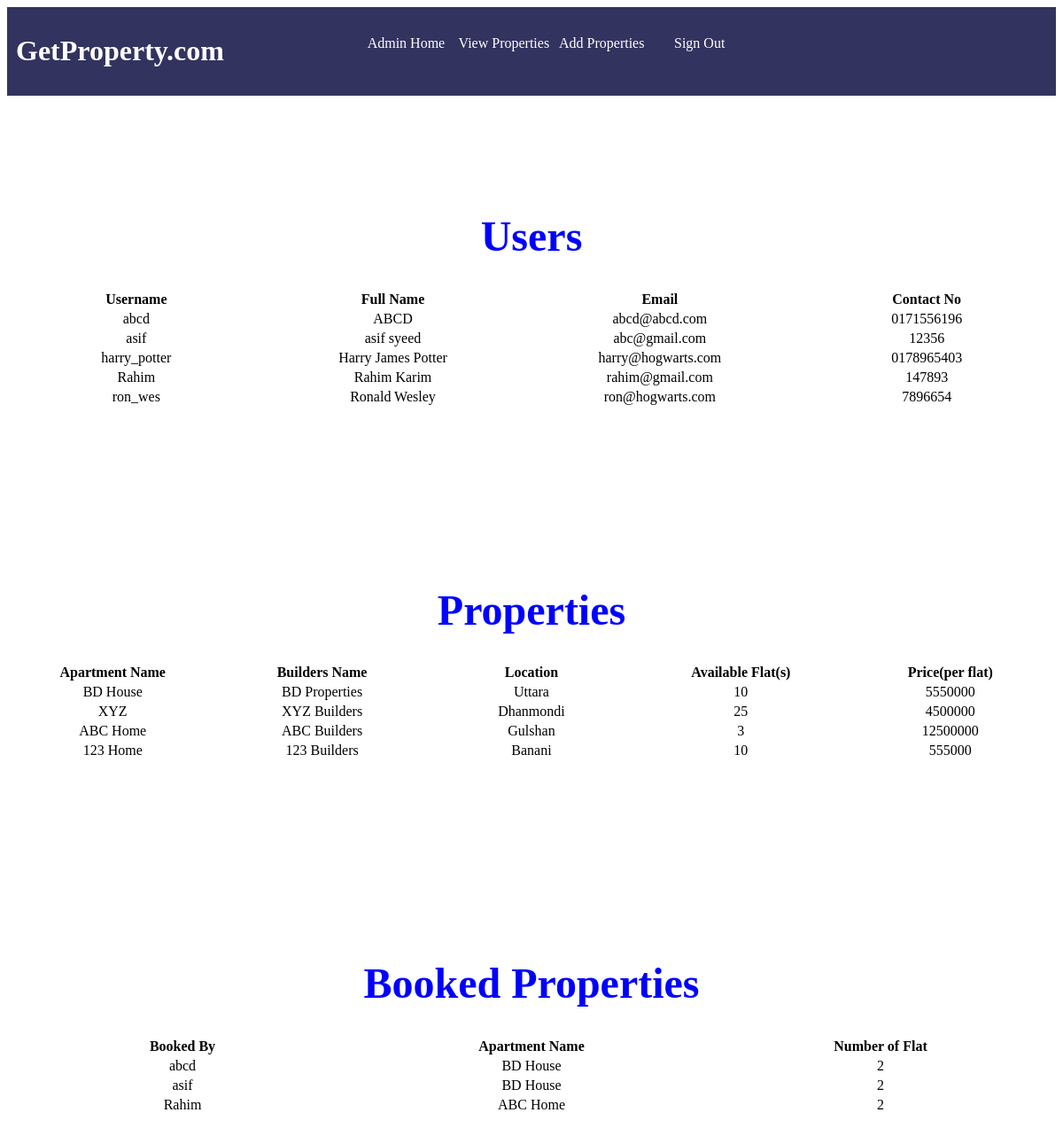
The page /Controller/index_admin.php on the database its author committed.
### tables this page shows
CREATE TABLE `user_details` (
  `username` varchar(100) NOT NULL,
  `full_name` varchar(100) NOT NULL,
  `email` varchar(100) NOT NULL,
  `contact` varchar(100) NOT NULL,
  `password` varchar(100) NOT NULL
);

CREATE TABLE `properties` (
  `apartment_name` varchar(100) NOT NULL,
  `builder` varchar(100) NOT NULL,
  `location` varchar(100) NOT NULL,
  `flat` int(200) NOT NULL,
  `price` int(100) NOT NULL
);

CREATE TABLE `booking_confrim` (
  `booked_by` varchar(100) NOT NULL,
  `ap_name` varchar(100) NOT NULL,
  `num_flat` int(10) NOT NULL
);

### Controller/index_admin.php (the view, shortened to what this page needs)
<!DOCTYPE html>
<html lang="en">
<head>
    <link href="../View/css/style.css" type="text/css" rel="stylesheet">
</head>
<body>
    <div id="full">
        <div id="header" style="background: rgb(51, 51, 96);">
            <div id="logo">
                <h1><font color="white"> GetProperty.com </font></h1>
            </div>
            <div id="nav">
                <ul>
                    <li><a href="index_admin.php">Admin Home</a></li>
                    <li><a href="view_prop_ad.php">View Properties</a></li>
                    <li><a href="add.php">Add Properties</a></li>
                    <li><a href="login.php">Sign Out</a></li>
                </ul>
            </div>
        </div>
        <div id="block"></div>
        <div id="banner">
            <div>
            <h1 align="center"><font color="blue" size="30">Users</font></h1>
                <center>
                <table>
                    <tr>
                        <th width="10%" height="50%">Username</th>
                        <th width="10%" height="50%">Full Name</th>
                        <th width="10%" height="50%">Email</th>
                        <th width="10%" height="50%">Contact No</th>
                    </tr>
                    <?php
                        $db = mysqli_connect("localhost", "root", "", "user_activity");
                        $sql = "SELECT username, full_name, email, contact FROM user_details";
                        $result = mysqli_query($db, $sql);
                        if(mysqli_num_rows($result) > 0){
                            while($row = mysqli_fetch_array($result)){
                                echo "<tr><td><center>" . $row["username"] . "</center></td><td><center>". $row["full_name"] . "</center></td><td><center>". $row["email"] . "</center></td><td><center>". $row["contact"] . "</center></td></tr>";
                            }
                        }
                    ?>
                </table>
                </center>
            </div>
        </div>
        <div id="banner">
            <div>
            <h1 align="center"><font color="blue" size="30">Properties</font></h1>
                <center>
                <table>
                    <tr>
                        <th width="10%" height="50%">Apartment Name</th>
                        <th width="10%" height="50%">Builders Name</th>
                        <th width="10%" height="50%">Location</th>
                        <th width="10%" height="50%">Available Flat(s)</th>
                        <th width="10%" height="50%">Price(per flat)</th>
                    </tr>
                    <?php
                        $db = mysqli_connect("localhost", "root", "", "user_activity");
                        $sql = "SELECT apartment_name, builder, location, flat, price FROM properties";
                        $result = mysqli_query($db, $sql);
                        if(mysqli_num_rows($result) > 0){
                            while($row = mysqli_fetch_array($result)){
                                echo "<tr><td><center>" . $row["apartment_name"] . "</center></td><td><center>". $row["builder"] . "</center></td><td><center>"
                                . $row["location"] . "</center></td><td><center>". $row["flat"] . "</center></td><td><center>"
                                . $row["price"] . "</center></td></tr>";
                            }
                        }
                    ?>
                </table>
                </center>
            </div>
        </div>
        <div id="banner">
            <div>
            <h1 align="center"><font color="blue" size="30">Booked Properties</font></h1>
                <center>
                <table>
                    <tr>
                        <th width="10%" height="50%">Booked By</th>
                        <th width="10%" height="50%">Apartment Name</th>
                        <th width="10%" height="50%">Number of Flat</th>
                    </tr>
                    <?php
                        $db = mysqli_connect("localhost", "root", "", "user_activity");
                        $sql = "SELECT booked_by, ap_name, num_flat FROM booking_confrim";
                        $result = mysqli_query($db, $sql);
                        if(mysqli_num_rows($result) > 0){
                            while($row = mysqli_fetch_array($result)){
                                echo "<tr><td><center>" . $row["booked_by"] . "</center></td><td><center>". $row["ap_name"] . "</center></td><td><center>". $row["num_flat"] . "</center></td></tr>";
                            }
                        }
                    ?>
                </table>
                </center>
            </div>
        </div>
    </div>
</body>
</html>

### View/css/style.css (style rules this page uses)
@media (max-width: 1500px) and (min-width: 100px) { #full { width: 100%; height: auto; } }
@media (max-width: 1500px) and (min-width: 100px) { #header { width: 100%; height: 100px; } }
@media (max-width: 1500px) and (min-width: 100px) { #logo { width: 30%; height: 100px; float: left; } }
@media (max-width: 1500px) and (min-width: 100px) { #nav { width: 70%; height: 100px; float: left; } }
@media (max-width: 1500px) and (min-width: 100px) { ul li { list-style: none; float: left; width: 14%; height: 50px; line-height: 50px; text-align: center; } }
@media (max-width: 1500px) and (min-width: 100px) { a { text-decoration: none; color: white; } }
@media (max-width: 1500px) and (min-width: 100px) { h1 { padding: 10px; } }
@media (max-width: 1500px) and (min-width: 100px) { #banner { width: 100%; height: 400px; } }
@media (max-width: 1500px) and (min-width: 100px) { #block { width: 100%; height: 100px; } }

### rows shown on the page
user_details: username "abcd", full_name "ABCD", email "abcd@abcd.com", contact "0171556196"
user_details: username "asif", full_name "asif syeed", email "abc@gmail.com", contact "12356"
user_details: username "harry_potter", full_name "Harry James Potter", email "harry@hogwarts.com", contact "0178965403"
user_details: username "Rahim", full_name "Rahim Karim", email "rahim@gmail.com", contact "147893"
user_details: username "ron_wes", full_name "Ronald Wesley", email "ron@hogwarts.com", contact "7896654"
properties: apartment_name "BD House", builder "BD Properties", location "Uttara", flat "10", price "5550000"
properties: apartment_name "XYZ", builder "XYZ Builders", location "Dhanmondi", flat "25", price "4500000"
properties: apartment_name "ABC Home", builder "ABC Builders", location "Gulshan", flat "3", price "12500000"
properties: apartment_name "123 Home", builder "123 Builders", location "Banani", flat "10", price "555000"
booking_confrim: booked_by "abcd", ap_name "BD House", num_flat "2"
booking_confrim: booked_by "asif", ap_name "BD House", num_flat "2"
booking_confrim: booked_by "Rahim", ap_name "ABC Home", num_flat "2"
